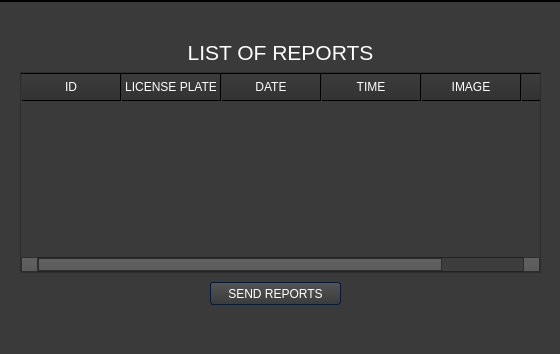
<?xml version="1.0" encoding="UTF-8"?>
<ui version="4.0">
 <class>MainWindow</class>
 <widget class="QMainWindow" name="MainWindow">
  <property name="geometry">
   <rect>
    <x>0</x>
    <y>0</y>
    <width>560</width>
    <height>354</height>
   </rect>
  </property>
  <property name="windowTitle">
   <string>MainWindow</string>
  </property>
  <property name="styleSheet">
   <string notr="true">/*Copyright (c) DevSec Studio. All rights reserved.

MIT License

Permission is hereby granted, free of charge, to any person obtaining a copy
of this software and associated documentation files (the &quot;Software&quot;), to deal
in the Software without restriction, including without limitation the rights
to use, copy, modify, merge, publish, distribute, sublicense, and/or sell
copies of the Software, and to permit persons to whom the Software is
furnished to do so, subject to the following conditions:

The above copyright notice and this permission notice shall be included in all
copies or substantial portions of the Software.

THE SOFTWARE IS PROVIDED *AS IS*, WITHOUT WARRANTY OF ANY KIND, EXPRESS OR
IMPLIED, INCLUDING BUT NOT LIMITED TO THE WARRANTIES OF MERCHANTABILITY,
FITNESS FOR A PARTICULAR PURPOSE AND NONINFRINGEMENT. IN NO EVENT SHALL THE
AUTHORS OR COPYRIGHT HOLDERS BE LIABLE FOR ANY CLAIM, DAMAGES OR OTHER
LIABILITY, WHETHER IN AN ACTION OF CONTRACT, TORT OR OTHERWISE, ARISING FROM,
OUT OF OR IN CONNECTION WITH THE SOFTWARE OR THE USE OR OTHER DEALINGS IN THE SOFTWARE.
*/

/*-----QWidget-----*/
QWidget
{
	background-color: #3a3a3a;
	color: #fff;
	selection-background-color: #b78620;
	selection-color: #000;

}


/*-----QLabel-----*/
QLabel
{
	background-color: transparent;
	color: #fff;

}


/*-----QMenuBar-----*/
QMenuBar 
{
	background-color: qlineargradient(spread:repeat, x1:1, y1:0, x2:1, y2:1, stop:0 rgba(57, 57, 57, 255),stop:1 rgba(50, 50, 50, 255));
	border: 1px solid #000;
	color: #fff;

}


QMenuBar::item 
{
	background-color: transparent;

}


QMenuBar::item:selected 
{
	background-color: rgba(183, 134, 32, 20%);
	border: 1px solid #b78620;
	color: #fff;

}


QMenuBar::item:pressed 
{
	background-color: rgb(183, 134, 32);
	border: 1px solid #b78620;
	color: #fff;

}


/*-----QMenu-----*/
QMenu
{
    background-color: qlineargradient(spread:repeat, x1:1, y1:0, x2:1, y2:1, stop:0 rgba(57, 57, 57, 255),stop:1 rgba(50, 50, 50, 255));
    border: 1px solid #222;
    padding: 4px;
	color: #fff;

}


QMenu::item
{
    background-color: transparent;
    padding: 2px 20px 2px 20px;

}


QMenu::separator
{
   	background-color: rgb(183, 134, 32);
	height: 1px;

}


QMenu::item:disabled
{
    color: #555;
    background-color: transparent;
    padding: 2px 20px 2px 20px;

}


QMenu::item:selected
{
	background-color: rgba(183, 134, 32, 20%);
	border: 1px solid #b78620;
	color: #fff;

}


/*-----QToolBar-----*/
QToolBar
{
	background-color: qlineargradient(spread:repeat, x1:1, y1:0, x2:1, y2:1, stop:0 rgba(69, 69, 69, 255),stop:1 rgba(58, 58, 58, 255));
	border-top: none;
	border-bottom: 1px solid #4f4f4f;
	border-left: 1px solid #4f4f4f;
	border-right: 1px solid #4f4f4f;

}


QToolBar::separator
{
	background-color: #2e2e2e;
	width: 1px;

}


/*-----QToolButton-----*/
QToolButton 
{
	background-color: transparent;
	color: #fff;
	padding: 5px;
	padding-left: 8px;
	padding-right: 8px;
	margin-left: 1px;
}


QToolButton:hover
{
	background-color: rgba(183, 134, 32, 20%);
	border: 1px solid #b78620;
	color: #fff;
	
}


QToolButton:pressed
{
	background-color: qlineargradient(spread:repeat, x1:1, y1:0, x2:1, y2:1, stop:0 rgba(57, 57, 57, 255),stop:1 rgba(50, 50, 50, 255));
	border: 1px solid #b78620;

}


QToolButton:checked
{
	background-color: qlineargradient(spread:repeat, x1:1, y1:0, x2:1, y2:1, stop:0 rgba(57, 57, 57, 255),stop:1 rgba(50, 50, 50, 255));
	border: 1px solid #222;
}


/*-----QPushButton-----*/
QPushButton
{
	background-color: qlineargradient(spread:repeat, x1:1, y1:0, x2:1, y2:1, stop:0 rgba(84, 84, 84, 255),stop:1 rgba(59, 59, 59, 255));
	color: #ffffff;
	min-width: 80px;
	border-style: solid;
	border-width: 1px;
	border-radius: 3px;
	border-color: #051a39;
	padding: 5px;

}


QPushButton::flat
{
	background-color: transparent;
	border: none;
	color: #fff;

}


QPushButton::disabled
{
	background-color: #404040;
	color: #656565;
	border-color: #051a39;

}


QPushButton::hover
{
	background-color: rgba(183, 134, 32, 20%);
	border: 1px solid #b78620;

}


QPushButton::pressed
{
	background-color: qlineargradient(spread:repeat, x1:1, y1:0, x2:1, y2:1, stop:0 rgba(74, 74, 74, 255),stop:1 rgba(49, 49, 49, 255));
	border: 1px solid #b78620;

}


QPushButton::checked
{
	background-color: qlineargradient(spread:repeat, x1:1, y1:0, x2:1, y2:1, stop:0 rgba(74, 74, 74, 255),stop:1 rgba(49, 49, 49, 255));
	border: 1px solid #222;

}


/*-----QLineEdit-----*/
QLineEdit
{
	background-color: #131313;
	color : #eee;
	border: 1px solid #343434;
	border-radius: 2px;
	padding: 3px;
	padding-left: 5px;

}


/*-----QPlainTExtEdit-----*/
QPlainTextEdit
{
	background-color: #131313;
	color : #eee;
	border: 1px solid #343434;
	border-radius: 2px;
	padding: 3px;
	padding-left: 5px;

}


/*-----QTabBar-----*/
QTabBar::tab
{
	background-color: qlineargradient(spread:repeat, x1:1, y1:0, x2:1, y2:1, stop:0 rgba(84, 84, 84, 255),stop:1 rgba(59, 59, 59, 255));
	color: #ffffff;
	border-style: solid;
	border-width: 1px;
	border-color: #666;
	border-bottom: none;
	padding: 5px;
	padding-left: 15px;
	padding-right: 15px;

}


QTabWidget::pane 
{
	background-color: red;
	border: 1px solid #666;
	top: 1px;

}


QTabBar::tab:last
{
	margin-right: 0; 

}


QTabBar::tab:first:!selected
{
	background-color: #0c0c0d;
	margin-left: 0px;

}


QTabBar::tab:!selected
{
	color: #b1b1b1;
	border-bottom-style: solid;
	background-color: #0c0c0d;

}


QTabBar::tab:selected
{
	margin-bottom: 0px;

}


QTabBar::tab:!selected:hover
{
	border-top-color: #b78620;

}


/*-----QComboBox-----*/
QComboBox
{
    background-color: qlineargradient(spread:repeat, x1:1, y1:0, x2:1, y2:1, stop:0 rgba(84, 84, 84, 255),stop:1 rgba(59, 59, 59, 255));
    border: 1px solid #000;
    padding-left: 6px;
    color: #ffffff;
    height: 20px;

}


QComboBox::disabled
{
	background-color: #404040;
	color: #656565;
	border-color: #051a39;

}


QComboBox:on
{
    background-color: #b78620;
	color: #000;

}


QComboBox QAbstractItemView
{
    background-color: #383838;
    color: #ffffff;
    border: 1px solid black;
    selection-background-color: #b78620;
    outline: 0;

}


QComboBox::drop-down
{
	background-color: qlineargradient(spread:repeat, x1:1, y1:0, x2:1, y2:1, stop:0 rgba(57, 57, 57, 255),stop:1 rgba(50, 50, 50, 255));
    subcontrol-origin: padding;
    subcontrol-position: top right;
    width: 15px;
    border-left-width: 1px;
    border-left-color: black;
    border-left-style: solid; 

}


QComboBox::down-arrow
{
    image: url(://arrow-down.png);
    width: 8px;
    height: 8px;
}


/*-----QSpinBox &amp; QDateTimeEdit-----*/
QSpinBox,
QDateTimeEdit 
{
    background-color: #131313;
	color : #eee;
	border: 1px solid #343434;
	padding: 3px;
	padding-left: 5px;
    border-radius : 2px;

}


QSpinBox::up-button, 
QDateTimeEdit::up-button
{
	border-top-right-radius:2px;
	background-color: #777777;
    width: 16px; 
    border-width: 1px;

}


QSpinBox::up-button:hover, 
QDateTimeEdit::up-button:hover
{
	background-color: #585858;

}


QSpinBox::up-button:pressed, 
QDateTimeEdit::up-button:pressed
{
	background-color: #252525;
    width: 16px; 
    border-width: 1px;

}


QSpinBox::up-arrow,
QDateTimeEdit::up-arrow
{
    image: url(://arrow-up.png);
    width: 7px;
    height: 7px;

}


QSpinBox::down-button, 
QDateTimeEdit::down-button
{
	border-bottom-right-radius:2px;
	background-color: #777777;
    width: 16px; 
    border-width: 1px;

}


QSpinBox::down-button:hover, 
QDateTimeEdit::down-button:hover
{
	background-color: #585858;

}


QSpinBox::down-button:pressed, 
QDateTimeEdit::down-button:pressed
{
	background-color: #252525;
    width: 16px; 
    border-width: 1px;

}


QSpinBox::down-arrow,
QDateTimeEdit::down-arrow
{
    image: url(://arrow-down.png);
    width: 7px;
    height: 7px;

}


/*-----QGroupBox-----*/
QGroupBox 
{
    border: 1px solid;
    border-color: #666666;
	border-radius: 5px;
    margin-top: 20px;

}


QGroupBox::title  
{
    background-color: transparent;
    color: #eee;
    subcontrol-origin: margin;
    padding: 5px;
	border-top-left-radius: 3px;
	border-top-right-radius: 3px;

}


/*-----QHeaderView-----*/
QHeaderView::section
{
    background-color: qlineargradient(spread:repeat, x1:1, y1:0, x2:1, y2:1, stop:0 rgba(60, 60, 60, 255),stop:1 rgba(50, 50, 50, 255));
	border: 1px solid #000;
    color: #fff;
    text-align: left;
	padding: 4px;
	
}


QHeaderView::section:disabled
{
    background-color: #525251;
    color: #656565;

}


QHeaderView::section:checked
{
    background-color: qlineargradient(spread:repeat, x1:1, y1:0, x2:1, y2:1, stop:0 rgba(60, 60, 60, 255),stop:1 rgba(50, 50, 50, 255));
    color: #fff;

}


QHeaderView::section::vertical::first,
QHeaderView::section::vertical::only-one
{
    border-top: 1px solid #353635;

}


QHeaderView::section::vertical
{
    border-top: 1px solid #353635;

}


QHeaderView::section::horizontal::first,
QHeaderView::section::horizontal::only-one
{
    border-left: 1px solid #353635;

}


QHeaderView::section::horizontal
{
    border-left: 1px solid #353635;

}


QTableCornerButton::section
{
    background-color: qlineargradient(spread:repeat, x1:1, y1:0, x2:1, y2:1, stop:0 rgba(60, 60, 60, 255),stop:1 rgba(50, 50, 50, 255));
	border: 1px solid #000;
    color: #fff;

}


/*-----QTreeWidget-----*/
QTreeView
{
	show-decoration-selected: 1;
	alternate-background-color: #3a3a3a;
	selection-color: #fff;
	background-color: #2d2d2d;
	border: 1px solid gray;
	padding-top : 5px;
	color: #fff;
	font: 8pt;

}


QTreeView::item:selected
{
	color:#fff;
	background-color: #b78620;
	border-radius: 0px;

}


QTreeView::item:!selected:hover
{
    background-color: #262626;
    border: none;
    color: white;

}


QTreeView::branch:has-children:!has-siblings:closed,
QTreeView::branch:closed:has-children:has-siblings 
{
	image: url(://tree-closed.png);

}


QTreeView::branch:open:has-children:!has-siblings,
QTreeView::branch:open:has-children:has-siblings  
{
	image: url(://tree-open.png);

}


/*-----QListView-----*/
QListView 
{
	background-color: qlineargradient(spread:repeat, x1:1, y1:0, x2:1, y2:1, stop:0 rgba(83, 83, 83, 255),stop:0.293269 rgba(81, 81, 81, 255),stop:0.634615 rgba(79, 79, 79, 255),stop:1 rgba(83, 83, 83, 255));
    border : none;
    color: white;
    show-decoration-selected: 1; 
    outline: 0;
	border: 1px solid gray;

}


QListView::disabled 
{
	background-color: #656565;
	color: #1b1b1b;
    border: 1px solid #656565;

}


QListView::item 
{
	background-color: #2d2d2d;
    padding: 1px;

}


QListView::item:alternate 
{
    background-color: #3a3a3a;

}


QListView::item:selected 
{
	background-color: #b78620;
	border: 1px solid #b78620;
	color: #fff;

}


QListView::item:selected:!active 
{
	background-color: #b78620;
	border: 1px solid #b78620;
	color: #fff;

}


QListView::item:selected:active 
{
	background-color: #b78620;
	border: 1px solid #b78620;
	color: #fff;

}


QListView::item:hover {
    background-color: #262626;
    border: none;
    color: white;

}


/*-----QCheckBox-----*/
QCheckBox
{
	background-color: transparent;
    color: lightgray;
	border: none;

}


QCheckBox::indicator
{
    background-color: #323232;
    border: 1px solid darkgray;
    width: 12px;
    height: 12px;

}


QCheckBox::indicator:checked
{
    image:url(&quot;./ressources/check.png&quot;);
	background-color: #b78620;
    border: 1px solid #3a546e;

}


QCheckBox::indicator:unchecked:hover
{
	border: 1px solid #b78620; 

}


QCheckBox::disabled
{
	color: #656565;

}


QCheckBox::indicator:disabled
{
	background-color: #656565;
	color: #656565;
    border: 1px solid #656565;

}


/*-----QRadioButton-----*/
QRadioButton 
{
	color: lightgray;
	background-color: transparent;

}


QRadioButton::indicator::unchecked:hover 
{
	background-color: lightgray;
	border: 2px solid #b78620;
	border-radius: 6px;
}


QRadioButton::indicator::checked 
{
	border: 2px solid #b78620;
	border-radius: 6px;
	background-color: rgba(183,134,32,20%);  
	width: 9px; 
	height: 9px; 

}


/*-----QSlider-----*/
QSlider::groove:horizontal 
{
	background-color: transparent;
	height: 3px;

}


QSlider::sub-page:horizontal 
{
	background-color: #b78620;

}


QSlider::add-page:horizontal 
{
	background-color: #131313;

}


QSlider::handle:horizontal 
{
	background-color: #b78620;
	width: 14px;
	margin-top: -6px;
	margin-bottom: -6px;
	border-radius: 6px;

}


QSlider::handle:horizontal:hover 
{
	background-color: #d89e25;
	border-radius: 6px;

}


QSlider::sub-page:horizontal:disabled 
{
	background-color: #bbb;
	border-color: #999;

}


QSlider::add-page:horizontal:disabled 
{
	background-color: #eee;
	border-color: #999;

}


QSlider::handle:horizontal:disabled 
{
	background-color: #eee;
	border: 1px solid #aaa;
	border-radius: 3px;

}


/*-----QScrollBar-----*/
QScrollBar:horizontal
{
    border: 1px solid #222222;
    background-color: #3d3d3d;
    height: 15px;
    margin: 0px 16px 0 16px;

}


QScrollBar::handle:horizontal
{
	background-color: qlineargradient(spread:repeat, x1:1, y1:0, x2:1, y2:1, stop:0 rgba(97, 97, 97, 255),stop:1 rgba(90, 90, 90, 255));
	border: 1px solid #2d2d2d;
    min-height: 20px;

}


QScrollBar::add-line:horizontal
{
	background-color: qlineargradient(spread:repeat, x1:1, y1:0, x2:1, y2:1, stop:0 rgba(97, 97, 97, 255),stop:1 rgba(90, 90, 90, 255));
	border: 1px solid #2d2d2d;
    width: 15px;
    subcontrol-position: right;
    subcontrol-origin: margin;

}


QScrollBar::sub-line:horizontal
{
	background-color: qlineargradient(spread:repeat, x1:1, y1:0, x2:1, y2:1, stop:0 rgba(97, 97, 97, 255),stop:1 rgba(90, 90, 90, 255));
	border: 1px solid #2d2d2d;
    width: 15px;
    subcontrol-position: left;
    subcontrol-origin: margin;

}


QScrollBar::right-arrow:horizontal
{
    image: url(://arrow-right.png);
    width: 6px;
    height: 6px;

}


QScrollBar::left-arrow:horizontal
{
    image: url(://arrow-left.png);
    width: 6px;
    height: 6px;

}


QScrollBar::add-page:horizontal, QScrollBar::sub-page:horizontal
{
    background: none;

}


QScrollBar:vertical
{
    background-color: #3d3d3d;
    width: 16px;
	border: 1px solid #2d2d2d;
    margin: 16px 0px 16px 0px;

}


QScrollBar::handle:vertical
{
    background-color: qlineargradient(spread:repeat, x1:1, y1:0, x2:1, y2:1, stop:0 rgba(97, 97, 97, 255),stop:1 rgba(90, 90, 90, 255));
	border: 1px solid #2d2d2d;
    min-height: 20px;

}


QScrollBar::add-line:vertical
{
	background-color: qlineargradient(spread:repeat, x1:1, y1:0, x2:1, y2:1, stop:0 rgba(97, 97, 97, 255),stop:1 rgba(90, 90, 90, 255));
	border: 1px solid #2d2d2d;
    height: 15px;
    subcontrol-position: bottom;
    subcontrol-origin: margin;

}


QScrollBar::sub-line:vertical
{
	background-color: qlineargradient(spread:repeat, x1:1, y1:0, x2:1, y2:1, stop:0 rgba(97, 97, 97, 255),stop:1 rgba(90, 90, 90, 255));
	border: 1px solid #2d2d2d;
    height: 15px;
    subcontrol-position: top;
    subcontrol-origin: margin;

}


QScrollBar::up-arrow:vertical
{
    image: url(://arrow-up.png);
    width: 6px;
    height: 6px;

}


QScrollBar::down-arrow:vertical
{
    image: url(://arrow-down.png);
    width: 6px;
    height: 6px;

}


QScrollBar::add-page:vertical, QScrollBar::sub-page:vertical
{
    background: none;

}


/*-----QProgressBar-----*/
QProgressBar
{
    border: 1px solid #666666;
    text-align: center;
	color: #000;
	font-weight: bold;

}


QProgressBar::chunk
{
    background-color: #b78620;
    width: 30px;
    margin: 0.5px;

}

</string>
  </property>
  <widget class="QWidget" name="centralwidget">
   <widget class="QTableWidget" name="tableWidget_2">
    <property name="geometry">
     <rect>
      <x>20</x>
      <y>70</y>
      <width>521</width>
      <height>201</height>
     </rect>
    </property>
    <property name="rowCount">
     <number>0</number>
    </property>
    <property name="columnCount">
     <number>6</number>
    </property>
    <column>
     <property name="text">
      <string>ID</string>
     </property>
    </column>
    <column>
     <property name="text">
      <string>LICENSE PLATE</string>
     </property>
    </column>
    <column>
     <property name="text">
      <string>DATE</string>
     </property>
    </column>
    <column>
     <property name="text">
      <string>TIME</string>
     </property>
    </column>
    <column>
     <property name="text">
      <string>IMAGE</string>
     </property>
    </column>
    <column>
     <property name="text">
      <string>AREA</string>
     </property>
    </column>
   </widget>
   <widget class="QLabel" name="label">
    <property name="geometry">
     <rect>
      <x>0</x>
      <y>40</y>
      <width>561</width>
      <height>21</height>
     </rect>
    </property>
    <property name="font">
     <font>
      <pointsize>16</pointsize>
     </font>
    </property>
    <property name="text">
     <string>LIST OF REPORTS</string>
    </property>
    <property name="alignment">
     <set>Qt::AlignCenter</set>
    </property>
   </widget>
   <widget class="QPushButton" name="sendButton">
    <property name="geometry">
     <rect>
      <x>210</x>
      <y>280</y>
      <width>131</width>
      <height>23</height>
     </rect>
    </property>
    <property name="text">
     <string>SEND REPORTS</string>
    </property>
   </widget>
  </widget>
  <widget class="QMenuBar" name="menubar">
   <property name="geometry">
    <rect>
     <x>0</x>
     <y>0</y>
     <width>560</width>
     <height>20</height>
    </rect>
   </property>
  </widget>
  <widget class="QStatusBar" name="statusbar"/>
 </widget>
 <resources/>
 <connections/>
</ui>
